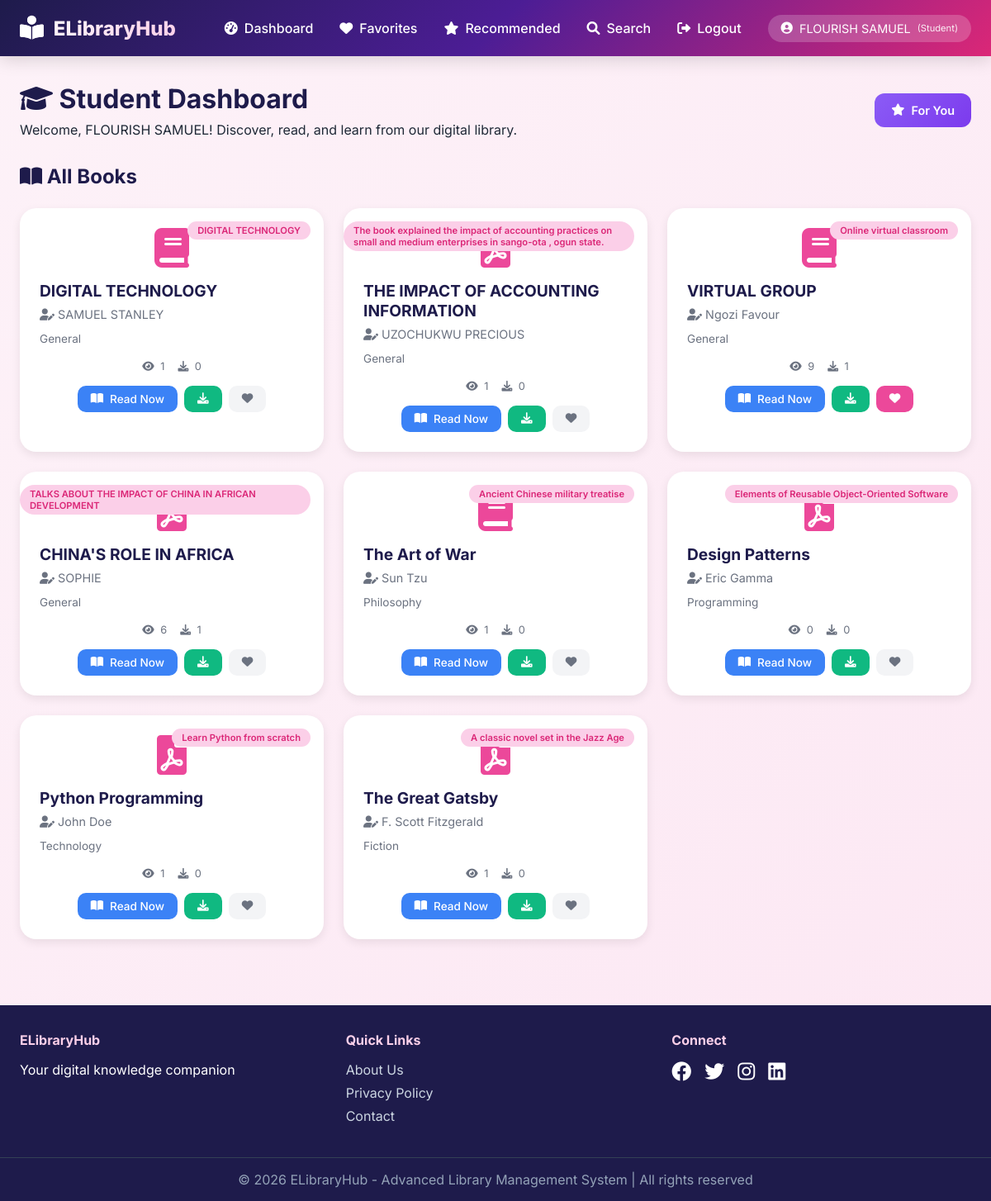
Screenshot of /student (signed in) with the database file from the repository.
### tables this page shows
CREATE TABLE books (
        id INTEGER PRIMARY KEY AUTOINCREMENT,
        title TEXT NOT NULL,
        author TEXT NOT NULL,
        filename TEXT NOT NULL,
        file_type TEXT NOT NULL,
        description TEXT,
        category TEXT DEFAULT 'General',
        uploaded_by INTEGER,
        upload_date TIMESTAMP DEFAULT CURRENT_TIMESTAMP,
        download_count INTEGER DEFAULT 0,
        view_count INTEGER DEFAULT 0,
        FOREIGN KEY (uploaded_by) REFERENCES users (id)
    );

### app.py (the view)
@app.route('/student')
@login_required
@role_required('Student')
def student_dashboard():
    conn = sqlite3.connect('database.db')
    c = conn.cursor()
    c.execute("SELECT * FROM books ORDER BY id DESC")
    books = c.fetchall()
    c.execute("SELECT book_id FROM favorites WHERE user_id = ?", (session['user_id'],))
    favorites = [row[0] for row in c.fetchall()]
    conn.close()
    return render_template('student_dashboard.html', books=books, favorites=favorites)

### app.py (called while the page is built)
def login_required(f):
    @wraps(f)
    def decorated_function(*args, **kwargs):
        if 'user_id' not in session:
            flash('Please login first!', 'error')
            return redirect(url_for('login'))
        return f(*args, **kwargs)
    return decorated_function

def role_required(*roles):
    def decorator(f):
        @wraps(f)
        def decorated_function(*args, **kwargs):
            if 'role' not in session or session['role'] not in roles:
                flash('Access denied! Insufficient permissions.', 'error')
                return redirect(url_for('dashboard_redirect'))
            return f(*args, **kwargs)
        return decorated_function
    return decorator

### templates/student_dashboard.html (shortened to what this page needs)
{% extends "base.html" %}
{% block content %}
<div class="dashboard">
    <div class="dashboard-header">
        <div>
            <h1><i class="fas fa-graduation-cap"></i> Student Dashboard</h1>
            <p>Welcome, {{ session.user_name }}! Discover, read, and learn from our digital library.</p>
        </div>
        <div class="header-actions">
            {% if recommendations_mode %}
                <a href="{{ url_for('student_dashboard') }}" class="btn-secondary"><i class="fas fa-arrow-left"></i> Back to Library</a>
            {% elif show_favorites %}
                <a href="{{ url_for('student_dashboard') }}" class="btn-secondary"><i class="fas fa-arrow-left"></i> All Books</a>
            {% else %}
                <a href="{{ url_for('recommendations') }}" class="btn-secondary"><i class="fas fa-star"></i> For You</a>
            {% endif %}
        </div>
    </div>
    <div class="books-section">
        <div class="section-header">
            <h2><i class="fas fa-{% if recommendations_mode %}star{% elif show_favorites %}heart{% else %}book-open{% endif %}"></i>
                {% if recommendations_mode %}Recommended for You{% elif show_favorites %}Your Favorites{% else %}All Books{% endif %}
            </h2>
        </div>
        <div class="books-grid">
            {% for book in books %}
            <div class="book-card">
                <div class="book-badge">{{ book[5] }}</div>
                <div class="book-icon"><i class="fas fa-{{ 'file-pdf' if book[4] == 'pdf' else 'book' }}"></i></div>
                <h3>{{ book[1] }}</h3>
                <p class="author"><i class="fas fa-user-edit"></i> {{ book[2] }}</p>
                <p class="description">{{ book[6][:80] + '...' if book[6] and book[6]|length > 80 else book[6] or 'No description' }}</p>
                <div class="book-stats"><span><i class="fas fa-eye"></i> {{ book[10] or 0 }}</span><span><i class="fas fa-download"></i> {{ book[9] or 0 }}</span></div>
                <div class="book-actions">
                    <a href="{{ url_for('read_book', book_id=book[0]) }}" class="btn-read"><i class="fas fa-book-open"></i> Read Now</a>
                    <a href="{{ url_for('download_file', book_id=book[0]) }}" class="btn-download"><i class="fas fa-download"></i></a>
                    <a href="{{ url_for('toggle_favorite', book_id=book[0]) }}" class="btn-favorite {% if book[0] in favorites %}active{% endif %}">
                        <i class="fas fa-{% if book[0] in favorites %}heart{% else %}heart{% endif %}"></i>
                    </a>
                </div>
            </div>
            {% endfor %}
        </div>
    </div>
</div>
{% endblock %}

### static/css/style.css (style rules this page uses)
:root { --primary: #ec489a; --primary-dark: #db2777; --primary-light: #fbcfe8; --secondary: #8b5cf6; --secondary-dark: #7c3aed; --dark: #1e1b4b; --light: #fdf2f8; --gray: #6b7280; --success: #10b981; --error: #ef4444; --warning: #f59e0b; --info: #3b82f6; }
* { margin: 0; padding: 0; box-sizing: border-box; }
body { font-family: 'Inter', sans-serif; background: linear-gradient(135deg, #fdf2f8 0%, #fce7f3 100%); min-height: 100vh; color: #1f2937; }
.btn-secondary { background: linear-gradient(135deg, var(--secondary), var(--secondary-dark)); color: white; border: none; padding: 0.75rem 1.25rem; border-radius: 12px; font-size: 0.9rem; font-weight: 600; cursor: pointer; transition: all 0.3s; display: inline-flex; align-items: center; gap: 0.5rem; text-decoration: none; }
.dashboard-header { margin-bottom: 2rem; display: flex; justify-content: space-between; align-items: center; flex-wrap: wrap; gap: 1rem; }
.dashboard-header h1 { font-size: 2rem; color: var(--dark); margin-bottom: 0.5rem; }
.books-section { margin-top: 2rem; }
.section-header { display: flex; justify-content: space-between; align-items: center; margin-bottom: 1.5rem; flex-wrap: wrap; gap: 1rem; }
.section-header h2 { font-size: 1.5rem; color: var(--dark); }
.books-grid { display: grid; grid-template-columns: repeat(auto-fill, minmax(300px, 1fr)); gap: 1.5rem; }
.book-card { background: white; border-radius: 20px; padding: 1.5rem; transition: all 0.3s; box-shadow: 0 4px 12px rgba(0,0,0,0.08); position: relative; overflow: hidden; }
.book-badge { position: absolute; top: 1rem; right: 1rem; background: var(--primary-light); color: var(--primary-dark); padding: 0.25rem 0.75rem; border-radius: 50px; font-size: 0.7rem; font-weight: 600; }
.book-icon { text-align: center; margin-bottom: 1rem; }
.book-icon i { font-size: 3rem; color: var(--primary); }
.book-card h3 { font-size: 1.2rem; margin-bottom: 0.5rem; color: var(--dark); }
.author { color: var(--gray); font-size: 0.9rem; margin-bottom: 0.75rem; }
.description { font-size: 0.85rem; color: #6b7280; margin-bottom: 1rem; line-height: 1.4; }
.book-stats { display: flex; gap: 1rem; justify-content: center; margin-bottom: 1rem; font-size: 0.8rem; color: var(--gray); }
.book-stats i { margin-right: 0.25rem; }
.book-actions { display: flex; gap: 0.5rem; justify-content: center; }
.btn-read, .btn-download, .btn-delete, .btn-favorite { display: inline-flex; align-items: center; gap: 0.5rem; padding: 0.5rem 1rem; border-radius: 10px; text-decoration: none; font-weight: 500; transition: all 0.3s; font-size: 0.85rem; border: none; cursor: pointer; }
.btn-read { background: var(--info); color: white; }
.btn-download { background: var(--success); color: white; }
.btn-favorite { background: #f3f4f6; color: var(--gray); }
.btn-favorite.active { background: var(--primary); color: white; }

### rows the page displays
books: description "DIGITAL TECHNOLOGY", title "DIGITAL TECHNOLOGY", author "SAMUEL STANLEY", category "General", view_count "1", download_count "0"
books: description "The book explained the impact of accounting practices on small and medium enterprises in sango-ota , ogun state.", title "THE IMPACT OF ACCOUNTING INFORMATION", author "UZOCHUKWU PRECIOUS", category "General", view_count "1", download_count "0"
books: description "Online virtual classroom", title "VIRTUAL GROUP", author "Ngozi Favour", category "General", view_count "9", download_count "1"
books: description "TALKS ABOUT THE IMPACT OF CHINA IN AFRICAN DEVELOPMENT", title "CHINA'S ROLE IN AFRICA", author "SOPHIE", category "General", view_count "6", download_count "1"
books: description "Ancient Chinese military treatise", title "The Art of War", author "Sun Tzu", category "Philosophy", view_count "1", download_count "0"
books: description "Elements of Reusable Object-Oriented Software", title "Design Patterns", author "Eric Gamma", category "Programming", view_count "0", download_count "0"
books: description "Learn Python from scratch", title "Python Programming", author "John Doe", category "Technology", view_count "1", download_count "0"
books: description "A classic novel set in the Jazz Age", title "The Great Gatsby", author "F. Scott Fitzgerald", category "Fiction", view_count "1", download_count "0"

### other values shown
{{ session.user_name }} "FLOURISH SAMUEL"
{{ session.role }} "Student"
